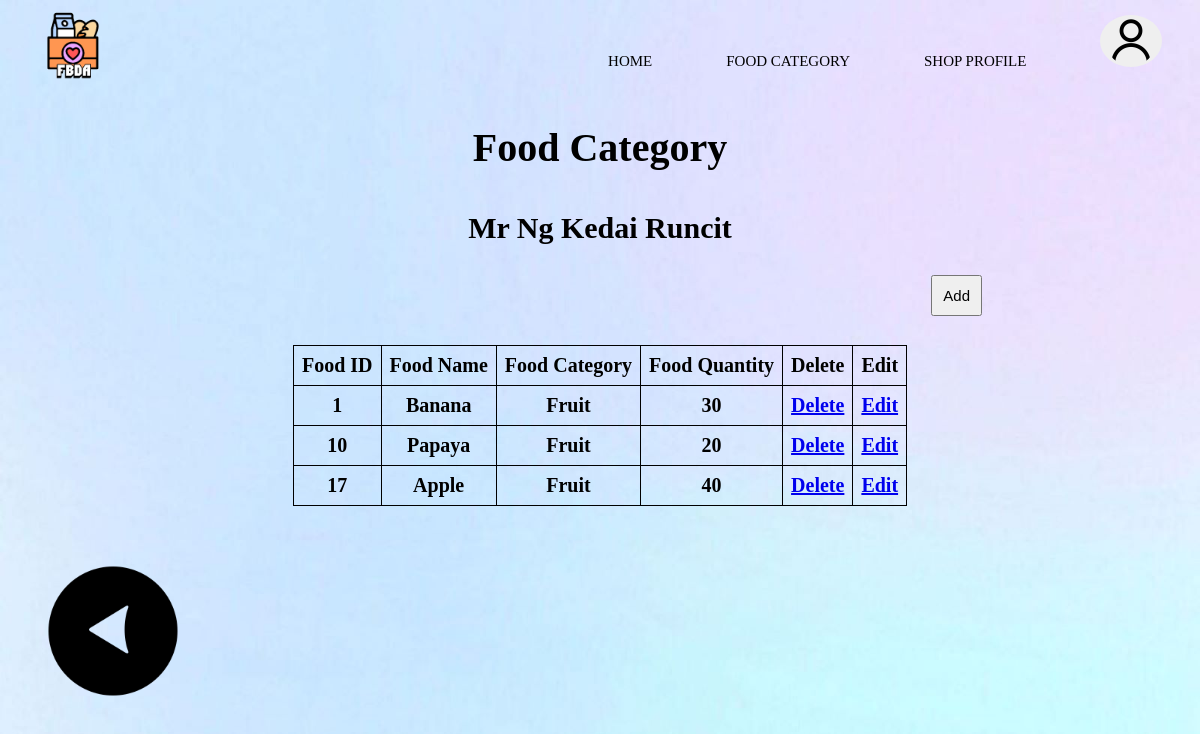
The page /asg/ShopFoodCategory.php (signed in) on the database its author committed.
### tables this page shows
CREATE TABLE `supply` (
  `Food_ID` int(30) NOT NULL,
  `Shop_ID` int(30) NOT NULL,
  `Food_Quantity` int(30) NOT NULL
);

CREATE TABLE `food` (
  `Food_ID` int(30) NOT NULL,
  `Food_Name` varchar(30) NOT NULL,
  `Food_Category` varchar(30) NOT NULL
);

### asg/ShopFoodCategory.php (the view, shortened to what this page needs)
<?php
include('index3.php');
$sql = "SELECT F.Food_ID,F.Food_Name,F.Food_Category,S.Food_Quantity FROM food AS F
						INNER JOIN supply AS S on F.Food_ID = S.Food_ID
						INNER JOIN shop AS SH on SH.Shop_ID = S.Shop_ID
						WHERE SH.Shop_Name = '".$_SESSION['shopUsername']['Shop_Name']."'";
				$result = mysqli_query($con,$sql);
?>
<!DOCTYPE html>
<html>
<head>
    <link rel="stylesheet" href="format.css">
</head>
<body>
<div id ="nav-placeholder"></div>
<div class="container">
	<p style = "text-align :center" id = "title">Food Category</p>
	<p  id = "shop_name" ><?php  if (isset($_SESSION['shopUsername'])) : ?>
					<strong><?php echo $_SESSION['shopUsername']['Shop_Name']; ?></strong>
					</p>
					<?php endif ?>
	<div class = "buttons">
        <button id = "add" class="button1" name = "add">Add</button>
     </div>
</div>
<div class = "foodTable">
    <div class = "food">
        <table>
            <thread>
                <tr>
					<th>Food ID</th>
                    <th>Food Name</th>
                    <th>Food Category</th>
                    <th>Food Quantity</th>
					<th>Delete</th>
					<th>Edit</th>
                </tr>
            </thread>
            <tbody>
                <?php
					while($row = $result->fetch_assoc()){
						echo "<tr>";
						echo '<td><b>' . $row['Food_ID'] . '</b></td>';
						echo '<td><b>' . $row['Food_Name'] . '</b></td>';
						echo '<td><b>' . $row['Food_Category'] . '</b></td>';
						echo '<td><b>' . $row['Food_Quantity'] . '</b></td>';
						echo '<td><b><a href="ShopDeleteFood.php?id=' . $row['Food_ID'] . '">Delete</a></b></td>';
						echo '<td><b><a href="ShopEditFoodCategory.php?id=' . $row['Food_ID'] . '">Edit</a></b></td>';
						echo "</tr>";
						}
						echo "</table>";
						?>
    </div>
</div>
<a href='http://localhost/asg/ShopMainPage.html'><img src = "pic/arrow.png" alt="back" class="arrow"></a>
</body>
</html>

### asg/format.css (style rules this page uses)
body { background-image: url("pic/background.jpg"); background-repeat: no-repeat; background-attachment: fixed; background-size: cover; }

### asg/ShopFoodCategory.php (style rules this page uses)
#title { font-weight: bold; font-size: 40px; font-family: Lucida; }
#shop_name { font-weight: bold; font-size: 30px; font-family: Lucida ; text-align: center; }
table { margin-left: auto; margin-right: auto; margin-top: 100px; border-collapse: collapse; }
.foodTable { bottom:60%; }
th, td { padding: 0.5rem; text-align: center; font-size: 20px; border: 1px solid #000000; }
.buttons { display: inline-block; float: right; margin-right: 200px; }
.button1, .button2, .button3 { padding: 10px 10px; margin: 0px 10px; font-size: 15px; text-align: center; text-decoration: none; }
.arrow { width: 150px; height: 150px; margin-top: 50px; margin-left: 30px; }

### rows shown on the page
supply: Food_ID.Food_ID "1", Food_ID.Food_Name "Banana", Food_ID.Food_Category "Fruit", Food_Quantity "30"
supply: Food_ID.Food_ID "10", Food_ID.Food_Name "Papaya", Food_ID.Food_Category "Fruit", Food_Quantity "20"
supply: Food_ID.Food_ID "17", Food_ID.Food_Name "Apple", Food_ID.Food_Category "Fruit", Food_Quantity "40"

### other values the page prints
$_SESSION['shopUsername']['Shop_Name'] "Mr Ng Kedai Runcit"
